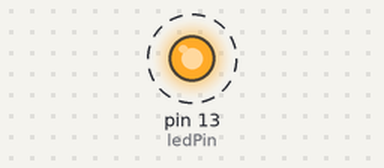
The sketch below on a simulated Arduino Uno, built with avr-gcc and run on an emulated ATmega328P. On the bench: output pins drawn as LEDs (lit = HIGH). Dashed ring = blinking. What the sketch prints to the serial monitor is not drawn.

Above: at 0.5 s.
Timing chart, 0 to 4.6 s (numbered marks = the images above):
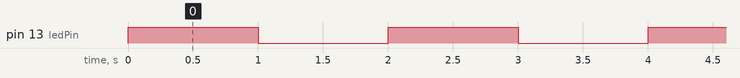

The sketch:

chapter2.ino
```cpp
// Template project for a blinking light
int ledPin = 13;

void setup() {
    Serial.begin(9600);
    pinMode(ledPin, OUTPUT);
}

void loop() {
    blink(1000);
}

void blink(int rate) {
    Serial.println("Blinking");
    digitalWrite(ledPin, HIGH);
    delay(rate);
    digitalWrite(ledPin, LOW);
    delay(rate);
}
```

Measured:
- by itself, pin 13 (ledPin): alternates HIGH for 1.0 s and LOW for 1.0 s
